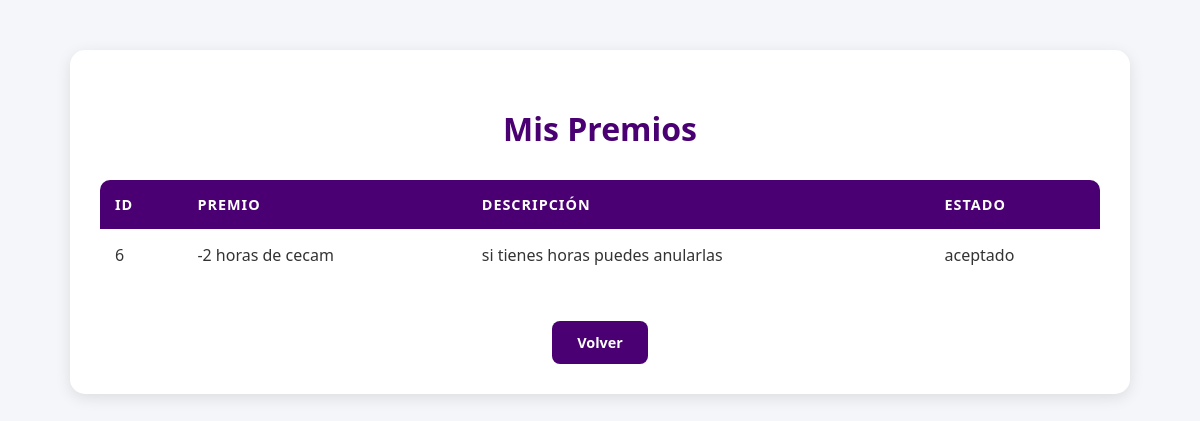
The page /index.php?action=misPremios (signed in) on the database its author committed.
### tables this page shows
CREATE TABLE `premio` (
  `id_premio` int(11) NOT NULL AUTO_INCREMENT,
  `nombre_premio` varchar(100) NOT NULL,
  `descripcion` varchar(100) NOT NULL,
  `id_usuario` int(11) DEFAULT NULL,
  `estado` enum('pendiente','aceptado','rechazado') NOT NULL DEFAULT 'pendiente',
  PRIMARY KEY (`id_premio`),
  KEY `fk_premio_usuario` (`id_usuario`),
  CONSTRAINT `fk_premio_usuario` FOREIGN KEY (`id_usuario`) REFERENCES `usuario` (`id_usuario`)
);

### app/controllers/TutorPremioController.php (called while the page is built, shortened)
<?php
include_once "app/models/PremioModel.php";
class TutorPremioController {
    private $model;
    public function __construct($connection) {
        $this->model = new PremioModel($connection);
    }
    public function misPremios() {
        $premio = $this->model->obtenerPremiosAceptados();
        include "app/views/Tutor/mis_premios.php";
    }
}
?>

### app/models/PremioModel.php (called while the page is built, shortened)
<?php
class PremioModel {
    private $connection;
    public function __construct($connection) {
        $this->connection = $connection;
    }
    public function obtenerPremiosAceptados() {
        $sql = "SELECT * FROM premio WHERE estado = 'aceptado'";
        return $this->connection->query($sql);
    }
}
?>

### app/views/Tutor/mis_premios.php (the view, shortened to what this page needs)
<!DOCTYPE html>
<html lang="es">
<head>
    <link rel="stylesheet" href="public/css/mis_premios.css">
</head>
<body>
    <div class="main-container">
        <h2>Mis Premios</h2>
        <table>
            <thead>
                <tr>
                    <th>ID</th>
                    <th>Premio</th>
                    <th>Descripción</th>
                    <th>Estado</th>
                </tr>
            </thead>
            <tbody>
                <?php while ($row = $premio->fetch_assoc()) { ?>
                <tr>
                    <td><?= $row["id_premio"] ?></td>
                    <td><?= $row["nombre_premio"] ?></td>
                    <td><?= $row["descripcion"] ?></td>
                    <td><?= $row["estado"] ?></td>
                </tr>
                <?php } ?>
            </tbody>
        </table>
        <a href="index.php?action=panelTutor" class="back-btn">Volver</a>
    </div>
</body>
</html>

### public/css/mis_premios.css (style rules this page uses)
body { font-family: 'Segoe UI', Tahoma, Geneva, Verdana, sans-serif; background-color: #f4f6f9; margin: 0; display: flex; justify-content: center; padding-top: 50px; }
.main-container { background-color: white; width: 90%; max-width: 1000px; padding: 30px; border-radius: 15px; box-shadow: 0 4px 15px rgba(0,0,0,0.1); text-align: center; }
h2 { color: #4a0072; font-weight: bold; margin-bottom: 30px; font-size: 2rem; }
table { width: 100%; border-collapse: collapse; margin-bottom: 20px; border-radius: 10px; overflow: hidden; }
th { background-color: #4a0072; color: white; padding: 15px; text-align: left; text-transform: uppercase; font-size: 0.9rem; letter-spacing: 1px; }
td { padding: 15px; border-bottom: 1px solid #eee; color: #333; text-align: left; }
tr:last-child td { border-bottom: none; }
.back-btn { display: inline-block; margin-top: 20px; padding: 12px 25px; background-color: #4a0072; color: white; text-decoration: none; border-radius: 8px; font-weight: bold; font-size: 0.9rem; transition: background 0.3s; }

### rows shown on the page
premio: id_premio "6", nombre_premio "-2 horas de cecam", descripcion "si tienes horas puedes anularlas", estado "aceptado"
